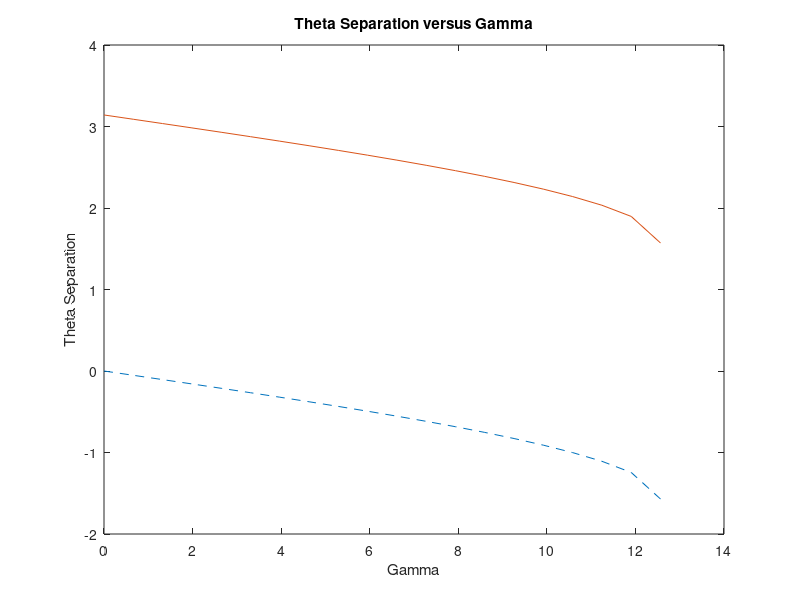

Write the MATLAB code that produced this figure.
%%%%%%%%%%%%%%%%%%%%%%%%%%%%%%%%%%%%%%%%%%%%%%%%%%%%%%%%%%%%%%%%%%%%%%%%%%%%%%%%%%%%%%%%%%%%%%%%%%%%
% EAE 126 Computational Aerodynamics (Spring 2011)
% Project 1 - Problem 4 - Theta Separation versus Gamma
% Daniel Wiese

close all;
clear all;
clc;

%%%%%%%%%%%%%%%%%%%%%%%%%%%%%%%%%%%%%%%%%%%%%%%%%%%%%%%%%%%%%%%%%%%%%%%%%%%%%%%%%%%%%%%%%%%%%%%%%%%%
% This section sets up coordinates

vinf = 1;
R = 1;
gamma = linspace(0,4*pi,20);

for i = 1:20
    theta1(i) = asin(-gamma(i)/(4*pi*vinf*R));
    theta2(i) = pi+theta1(i);
end

figure(1)
plot(gamma,theta1,'--')
hold on
plot(gamma,theta2)
title('Theta Separation versus Gamma')
xlabel('Gamma')
ylabel('Theta Separation')
hold off
